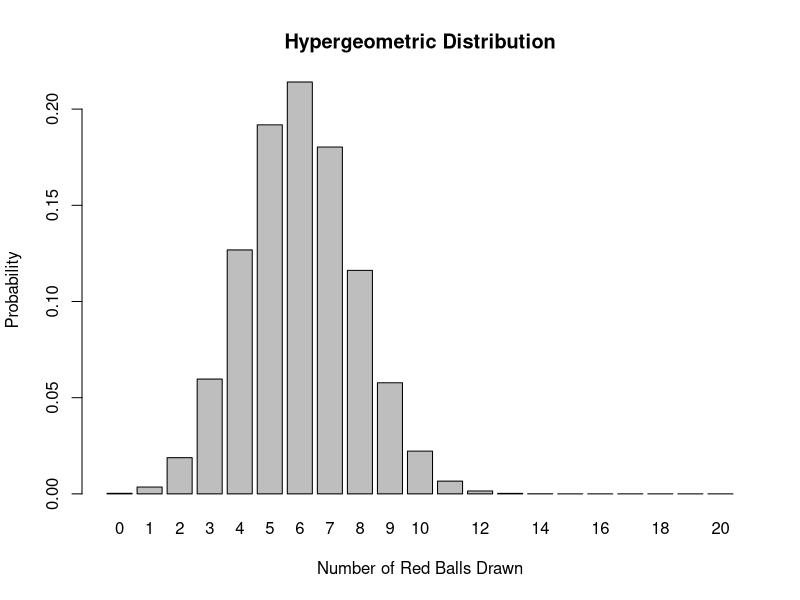
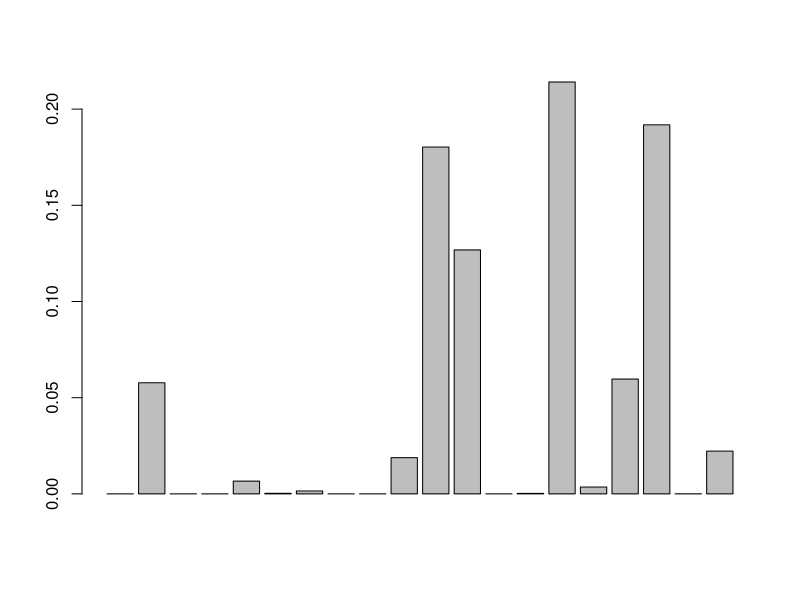

Here is the R script that generated these plots, in order:
#sheet 6
library("tidyverse")
library("tidyr")
library("dplyr")
library("ggplot2")

#Aufgabe 1.1.(a)
#Consider an urn with 100 balls, where are 30 balls of them are red. 
#20 balls are randomly drawn and let X be the number of red drawn balls.
total_balls <- 100
red_balls <- 30
drawn_balls <- 20
possible_X <- 0:drawn_balls
probs <- dhyper(x = possible_X, m = red_balls, n = total_balls - red_balls, k = drawn_balls)
#(b) Plot.
barplot(probs, 
        names.arg = possible_X, 
        xlab = "Number of Red Balls Drawn", 
        ylab = "Probability", 
        main = "Hypergeometric Distribution")
#Die Wahrscheinlichkeit ist für k=6 am höchsten!

#(c)Generate a sample of size 20 of values of X.
k_sample <- sample(possible_X, size = 20, replace = FALSE)
sample <- dhyper(k_sample, m = red_balls, n = total_balls - red_balls, k = drawn_balls)
barplot(sample)

#(e)
q1 <- qhyper(0.25, m = red_balls, n = total_balls - red_balls, k = drawn_balls)
q2 <- qhyper(0.50, m = red_balls, n = total_balls - red_balls, k = drawn_balls)
q3 <- qhyper(0.75, m = red_balls, n = total_balls - red_balls, k = drawn_balls)

#
random_sample <- rhyper(20, m = red_balls, n = total_balls - red_balls, k = drawn_balls)
print(random_sample)

#(d)
a <- phyper(15, m = red_balls, n = total_balls - red_balls, k = drawn_balls)
b <- phyper(5-1, m = red_balls, n = total_balls - red_balls, k = drawn_balls)
x <- a-b




